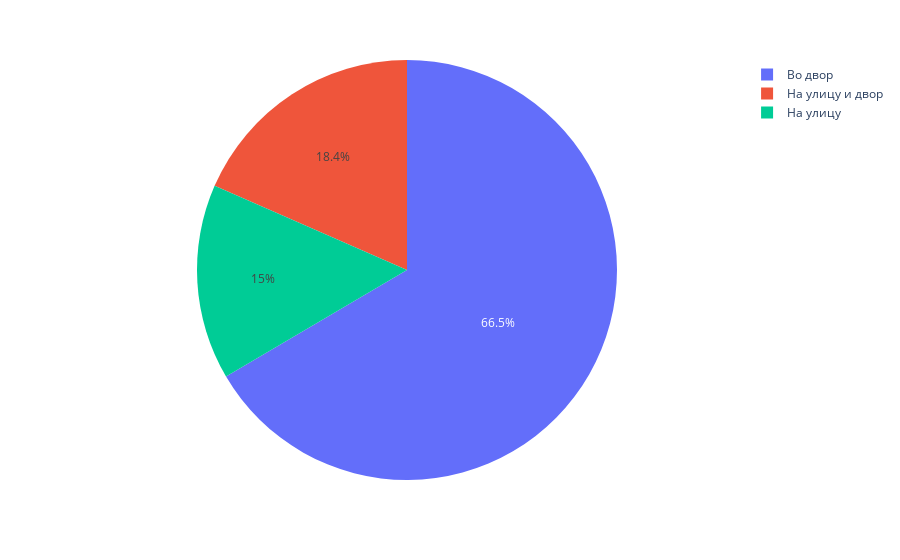

Notebook source saved alongside this figure:
### Markdown cell above
## Строим графики

### Code cell
data = pd.DataFrame(df_msk['Окна'].value_counts())
px.pie(data, values='Окна', names=data.index)

### Figure 1 — Plotly figure (JSON) as saved in the notebook; plotly's stock layout.template omitted (floating-point values rounded to 4 significant figures)
{"data": [{"domain": {"x": [0, 1], "y": [0, 1]}, "hovertemplate": "index=%{label}<br>Окна=%{value}<extra></extra>", "labels": ["Во двор", "На улицу и двор", "На улицу"], "legendgroup": "", "name": "", "showlegend": true, "type": "pie", "values": [13130, 3639, 2966]}], "layout": {"legend": {"tracegroupgap": 0}, "margin": {"t": 60}}}
